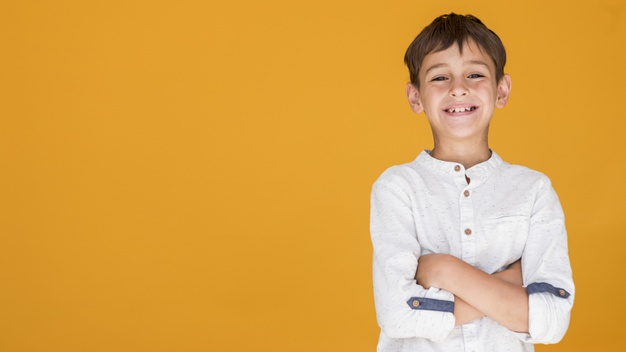
#> input picture MyFirstProjectOpenCV/boy.jpg, 626 x 352 px, found by its file name
$ python 'Resize image.py'
#> lines starting #> are read from the running program, lines starting #| are printed output that depends on the picture
import cv2
print("Package Imported")
import numpy as np #when we want to call funtion we just write np.'the name of the funcion'

#To resize the image we need firs to know the current size of our image

#Write the path of our image
path = r'C:\Users\EngSa\OneDrive\Desktop\MyGithub\Path3\MyFirstProjectOpenCV\boy.jpg'
#reading our image
img = cv2.imread(path)
#> img is the input picture: shape (352, 626, 3); mean B, G, R 74.6, 163.3, 218.5
#check the shape of our image--  it gives three numbers (height, width, DGR)
print(img.shape)
#| (352, 626, 3)
#To resize the image, firts we define the image then the width and the height!
imgResize = cv2.resize(img, (200, 100))
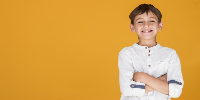
#> imgResize: shape (100, 200, 3); mean B, G, R 74.5, 163.2, 218.4
#show the original image the first parameter is the name of the window the second is the image
cv2.imshow("kid", img)
#show the original image the first parameter is the name of the window the second is the image
cv2.imshow("Resized Image", imgResize)
#waiting.........!
cv2.waitKey(0)
